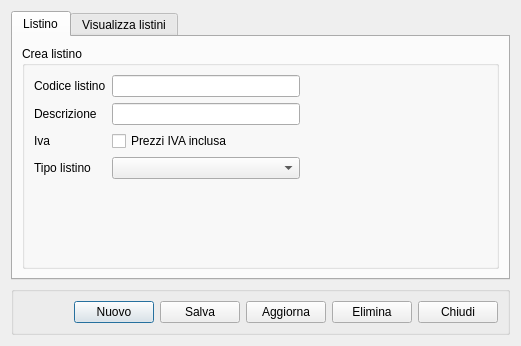
<?xml version="1.0" encoding="UTF-8"?>
<ui version="4.0">
 <class>listino</class>
 <widget class="QDialog" name="listino">
  <property name="geometry">
   <rect>
    <x>0</x>
    <y>0</y>
    <width>521</width>
    <height>346</height>
   </rect>
  </property>
  <property name="windowTitle">
   <string>Dialog</string>
  </property>
  <layout class="QGridLayout" name="gridLayout">
   <item row="0" column="0" colspan="3">
    <widget class="QTabWidget" name="tabWidget">
     <property name="currentIndex">
      <number>0</number>
     </property>
     <widget class="QWidget" name="tab">
      <attribute name="title">
       <string>Listino</string>
      </attribute>
      <layout class="QGridLayout" name="gridLayout_4">
       <item row="0" column="0">
        <widget class="QGroupBox" name="groupBox">
         <property name="title">
          <string>Crea listino</string>
         </property>
         <layout class="QGridLayout" name="gridLayout_3">
          <item row="0" column="0">
           <widget class="QLabel" name="label_2">
            <property name="text">
             <string>Codice listino</string>
            </property>
           </widget>
          </item>
          <item row="0" column="1">
           <widget class="QLineEdit" name="codelistinoEdit"/>
          </item>
          <item row="0" column="2">
           <spacer name="horizontalSpacer_3">
            <property name="orientation">
             <enum>Qt::Horizontal</enum>
            </property>
            <property name="sizeHint" stdset="0">
             <size>
              <width>160</width>
              <height>20</height>
             </size>
            </property>
           </spacer>
          </item>
          <item row="1" column="0">
           <widget class="QLabel" name="label_3">
            <property name="text">
             <string>Descrizione</string>
            </property>
           </widget>
          </item>
          <item row="1" column="2">
           <spacer name="horizontalSpacer_4">
            <property name="orientation">
             <enum>Qt::Horizontal</enum>
            </property>
            <property name="sizeHint" stdset="0">
             <size>
              <width>160</width>
              <height>20</height>
             </size>
            </property>
           </spacer>
          </item>
          <item row="2" column="0">
           <widget class="QLabel" name="label_4">
            <property name="text">
             <string>Iva</string>
            </property>
           </widget>
          </item>
          <item row="2" column="1">
           <widget class="QCheckBox" name="checkBoxIVA">
            <property name="text">
             <string>Prezzi IVA inclusa</string>
            </property>
           </widget>
          </item>
          <item row="2" column="2">
           <spacer name="horizontalSpacer_5">
            <property name="orientation">
             <enum>Qt::Horizontal</enum>
            </property>
            <property name="sizeHint" stdset="0">
             <size>
              <width>160</width>
              <height>20</height>
             </size>
            </property>
           </spacer>
          </item>
          <item row="3" column="0">
           <widget class="QLabel" name="label_5">
            <property name="text">
             <string>Tipo listino</string>
            </property>
           </widget>
          </item>
          <item row="3" column="1">
           <widget class="QComboBox" name="comboBoxListino">
            <item>
             <property name="text">
              <string/>
             </property>
            </item>
            <item>
             <property name="text">
              <string>Acquisto</string>
             </property>
            </item>
            <item>
             <property name="text">
              <string>Vendita</string>
             </property>
            </item>
            <item>
             <property name="text">
              <string>Generico</string>
             </property>
            </item>
           </widget>
          </item>
          <item row="3" column="2">
           <spacer name="horizontalSpacer_6">
            <property name="orientation">
             <enum>Qt::Horizontal</enum>
            </property>
            <property name="sizeHint" stdset="0">
             <size>
              <width>160</width>
              <height>20</height>
             </size>
            </property>
           </spacer>
          </item>
          <item row="4" column="1">
           <spacer name="verticalSpacer">
            <property name="orientation">
             <enum>Qt::Vertical</enum>
            </property>
            <property name="sizeHint" stdset="0">
             <size>
              <width>20</width>
              <height>124</height>
             </size>
            </property>
           </spacer>
          </item>
          <item row="1" column="1">
           <widget class="QLineEdit" name="desclineEdit"/>
          </item>
         </layout>
        </widget>
       </item>
      </layout>
     </widget>
     <widget class="QWidget" name="tab_2">
      <attribute name="title">
       <string>Visualizza listini</string>
      </attribute>
      <layout class="QGridLayout" name="gridLayout_2">
       <item row="0" column="0">
        <widget class="QTableView" name="tableView"/>
       </item>
      </layout>
     </widget>
    </widget>
   </item>
   <item row="1" column="0" colspan="3">
    <widget class="QGroupBox" name="groupBox_3">
     <property name="title">
      <string/>
     </property>
     <layout class="QGridLayout" name="gridLayout_5">
      <item row="0" column="1">
       <widget class="QPushButton" name="nuovo">
        <property name="text">
         <string>Nuovo</string>
        </property>
        <property name="icon">
         <iconset resource="../fabaria.qrc">
          <normaloff>:/images/dialog-ok-apply.png</normaloff>:/images/dialog-ok-apply.png</iconset>
        </property>
       </widget>
      </item>
      <item row="0" column="4">
       <widget class="QPushButton" name="elimina">
        <property name="text">
         <string>Elimina</string>
        </property>
        <property name="icon">
         <iconset resource="../fabaria.qrc">
          <normaloff>:/images/edit-delete.png</normaloff>:/images/edit-delete.png</iconset>
        </property>
       </widget>
      </item>
      <item row="0" column="5">
       <widget class="QPushButton" name="esci">
        <property name="text">
         <string>Chiudi</string>
        </property>
        <property name="icon">
         <iconset resource="../../backup_restore_db/images.qrc">
          <normaloff>:/images/dialog-close.png</normaloff>:/images/dialog-close.png</iconset>
        </property>
       </widget>
      </item>
      <item row="0" column="2">
       <widget class="QPushButton" name="salva">
        <property name="text">
         <string>Salva</string>
        </property>
        <property name="icon">
         <iconset resource="../fabaria.qrc">
          <normaloff>:/images/document-save.png</normaloff>:/images/document-save.png</iconset>
        </property>
       </widget>
      </item>
      <item row="0" column="3">
       <widget class="QPushButton" name="aggiorna">
        <property name="text">
         <string>Aggiorna</string>
        </property>
        <property name="icon">
         <iconset resource="../fabaria.qrc">
          <normaloff>:/images/view-refresh.png</normaloff>:/images/view-refresh.png</iconset>
        </property>
       </widget>
      </item>
      <item row="0" column="0">
       <spacer name="horizontalSpacer">
        <property name="orientation">
         <enum>Qt::Horizontal</enum>
        </property>
        <property name="sizeHint" stdset="0">
         <size>
          <width>242</width>
          <height>20</height>
         </size>
        </property>
       </spacer>
      </item>
     </layout>
    </widget>
   </item>
  </layout>
 </widget>
 <tabstops>
  <tabstop>codelistinoEdit</tabstop>
  <tabstop>desclineEdit</tabstop>
  <tabstop>checkBoxIVA</tabstop>
  <tabstop>comboBoxListino</tabstop>
  <tabstop>nuovo</tabstop>
  <tabstop>salva</tabstop>
  <tabstop>aggiorna</tabstop>
  <tabstop>elimina</tabstop>
  <tabstop>esci</tabstop>
  <tabstop>tabWidget</tabstop>
  <tabstop>tableView</tabstop>
 </tabstops>
 <resources>
  <include location="../../backup_restore_db/images.qrc"/>
  <include location="../fabaria.qrc"/>
 </resources>
 <connections/>
</ui>
